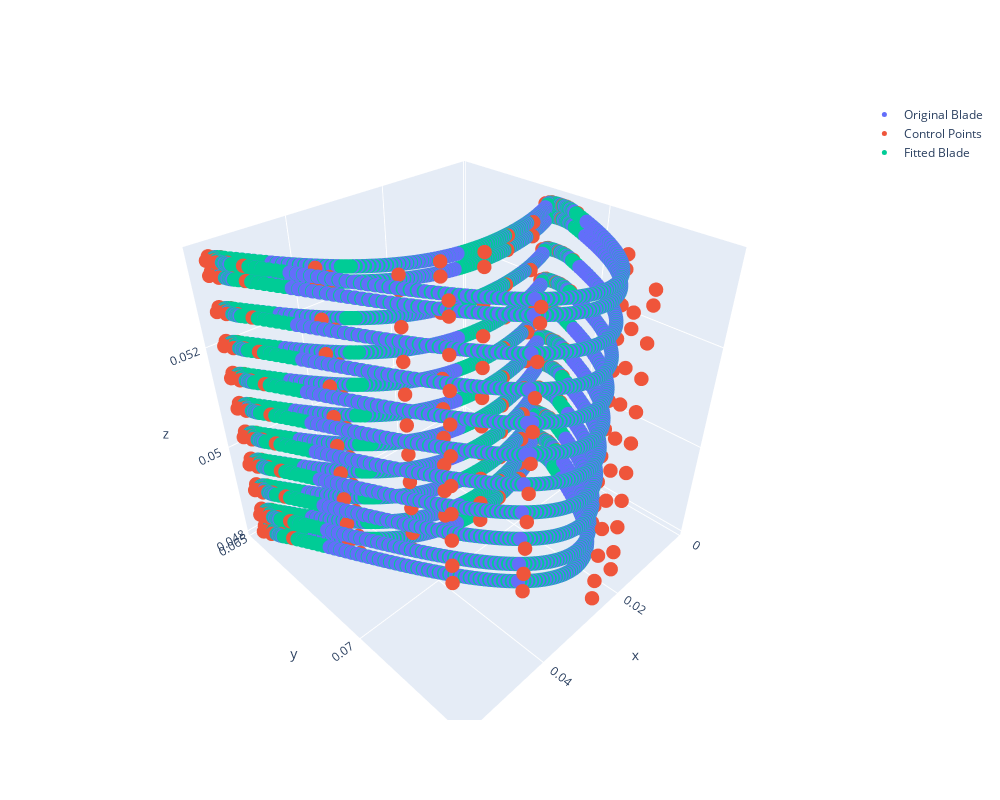

This figure's notebook cell:
### Code cell
bc.diffuser.draw_blade()

### Figure 1 — Plotly figure (JSON) as saved in the notebook; plotly's stock layout.template omitted (floating-point values rounded to 4 significant figures; data arrays with more than 128 entries replaced by an {"elided": "..."} marker saying what was removed)
{"data": [{"marker": {"size": 5}, "mode": "markers", "name": "Original Blade", "type": "scatter3d", "x": {"elided": "2816 float values"}, "y": {"elided": "2816 float values"}, "z": {"elided": "2816 float values"}}, {"marker": {"size": 5}, "mode": "markers", "name": "Control Points", "type": "scatter3d", "x": {"elided": "418 float values"}, "y": {"elided": "418 float values"}, "z": {"elided": "418 float values"}}, {"marker": {"size": 5}, "mode": "markers", "name": "Fitted Blade", "type": "scatter3d", "x": {"elided": "3080 float values"}, "y": {"elided": "3080 float values"}, "z": {"elided": "3080 float values"}}], "layout": {"height": 800, "width": 1000}}
